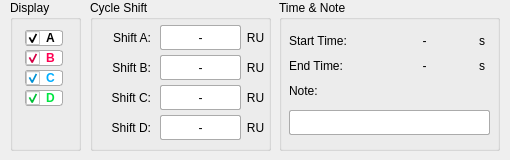
      <widget class="QFrame" name="frame_2">
       <property name="sizePolicy">
        <sizepolicy hsizetype="Fixed" vsizetype="Preferred">
         <horstretch>0</horstretch>
         <verstretch>0</verstretch>
        </sizepolicy>
       </property>
       <property name="minimumSize">
        <size>
         <width>500</width>
         <height>160</height>
        </size>
       </property>
       <property name="maximumSize">
        <size>
         <width>510</width>
         <height>160</height>
        </size>
       </property>
       <property name="font">
        <font>
         <family>Segoe UI</family>
         <pointsize>9</pointsize>
        </font>
       </property>
       <widget class="QFrame" name="curr_seg_box">
        <property name="geometry">
         <rect>
          <x>0</x>
          <y>0</y>
          <width>511</width>
          <height>160</height>
         </rect>
        </property>
        <property name="minimumSize">
         <size>
          <width>0</width>
          <height>160</height>
         </size>
        </property>
        <property name="maximumSize">
         <size>
          <width>16777215</width>
          <height>160</height>
         </size>
        </property>
        <widget class="QGroupBox" name="groupBox_2">
         <property name="geometry">
          <rect>
           <x>10</x>
           <y>0</y>
           <width>71</width>
           <height>151</height>
          </rect>
         </property>
         <property name="title">
          <string>Display</string>
         </property>
         <widget class="QCheckBox" name="SOI_A">
          <property name="geometry">
           <rect>
            <x>15</x>
            <y>30</y>
            <width>38</width>
            <height>16</height>
           </rect>
          </property>
          <property name="font">
           <font>
            <family>Segoe UI</family>
            <pointsize>9</pointsize>
            <bold>true</bold>
           </font>
          </property>
          <property name="styleSheet">
           <string notr="true">QCheckBox{
	color: black;
	background: white;
	border: 1px solid rgb(171, 171, 171); 
	border-radius: 3px;
}</string>
          </property>
          <property name="text">
           <string>A</string>
          </property>
          <property name="checked">
           <bool>true</bool>
          </property>
         </widget>
         <widget class="QCheckBox" name="SOI_B">
          <property name="geometry">
           <rect>
            <x>15</x>
            <y>50</y>
            <width>38</width>
            <height>16</height>
           </rect>
          </property>
          <property name="font">
           <font>
            <family>Segoe UI</family>
            <pointsize>9</pointsize>
            <bold>true</bold>
           </font>
          </property>
          <property name="styleSheet">
           <string notr="true">QCheckBox{
	color: rgb(255, 0, 81);
	background: white;
	border: 1px solid rgb(171, 171, 171); 
	border-radius: 3px;
}</string>
          </property>
          <property name="text">
           <string>B</string>
          </property>
          <property name="checked">
           <bool>true</bool>
          </property>
         </widget>
         <widget class="QCheckBox" name="SOI_C">
          <property name="geometry">
           <rect>
            <x>15</x>
            <y>70</y>
            <width>38</width>
            <height>16</height>
           </rect>
          </property>
          <property name="font">
           <font>
            <family>Segoe UI</family>
            <pointsize>9</pointsize>
            <bold>true</bold>
           </font>
          </property>
          <property name="styleSheet">
           <string notr="true">QCheckBox{
	color: rgb(0, 174, 255);
	background: white;
	border: 1px solid rgb(171, 171, 171); 
	border-radius: 3px;
}</string>
          </property>
          <property name="text">
           <string>C</string>
          </property>
          <property name="checked">
           <bool>true</bool>
          </property>
         </widget>
         <widget class="QCheckBox" name="SOI_D">
          <property name="geometry">
           <rect>
            <x>15</x>
            <y>90</y>
            <width>38</width>
            <height>16</height>
           </rect>
          </property>
          <property name="font">
           <font>
            <family>Segoe UI</family>
            <pointsize>9</pointsize>
            <bold>true</bold>
           </font>
          </property>
          <property name="styleSheet">
           <string notr="true">QCheckBox{
	color: rgb(0, 230, 65);
	border: 1px solid rgb(171, 171, 171); 
	background: white;
	border-radius: 3px;
}</string>
          </property>
          <property name="text">
           <string>D</string>
          </property>
          <property name="checked">
           <bool>true</bool>
          </property>
         </widget>
        </widget>
        <widget class="QGroupBox" name="groupBox_3">
         <property name="geometry">
          <rect>
           <x>90</x>
           <y>0</y>
           <width>181</width>
           <height>151</height>
          </rect>
         </property>
         <property name="title">
          <string>Cycle Shift</string>
         </property>
         <widget class="QLabel" name="unit_a">
          <property name="geometry">
           <rect>
            <x>150</x>
            <y>25</y>
            <width>31</width>
            <height>25</height>
           </rect>
          </property>
          <property name="text">
           <string>RU</string>
          </property>
          <property name="alignment">
           <set>Qt::AlignCenter</set>
          </property>
          <property name="margin">
           <number>2</number>
          </property>
         </widget>
         <widget class="QLabel" name="unit_b">
          <property name="geometry">
           <rect>
            <x>150</x>
            <y>55</y>
            <width>31</width>
            <height>25</height>
           </rect>
          </property>
          <property name="text">
           <string>RU</string>
          </property>
          <property name="alignment">
           <set>Qt::AlignCenter</set>
          </property>
          <property name="margin">
           <number>2</number>
          </property>
         </widget>
         <widget class="QLabel" name="unit_c">
          <property name="geometry">
           <rect>
            <x>150</x>
            <y>85</y>
            <width>31</width>
            <height>25</height>
           </rect>
          </property>
          <property name="text">
           <string>RU</string>
          </property>
          <property name="alignment">
           <set>Qt::AlignCenter</set>
          </property>
          <property name="margin">
           <number>2</number>
          </property>
         </widget>
         <widget class="QLabel" name="unit_d">
          <property name="geometry">
           <rect>
            <x>150</x>
            <y>115</y>
            <width>31</width>
            <height>25</height>
           </rect>
          </property>
          <property name="text">
           <string>RU</string>
          </property>
          <property name="alignment">
           <set>Qt::AlignCenter</set>
          </property>
          <property name="margin">
           <number>2</number>
          </property>
         </widget>
         <widget class="QLabel" name="shift_A">
          <property name="geometry">
           <rect>
            <x>70</x>
            <y>25</y>
            <width>81</width>
            <height>25</height>
           </rect>
          </property>
          <property name="font">
           <font>
            <family>Segoe UI</family>
            <pointsize>9</pointsize>
            <bold>false</bold>
           </font>
          </property>
          <property name="styleSheet">
           <string notr="true">background: white;
border: 1px solid rgb(171, 171, 171);
border-radius: 2px;</string>
          </property>
          <property name="text">
           <string>-</string>
          </property>
          <property name="alignment">
           <set>Qt::AlignCenter</set>
          </property>
         </widget>
         <widget class="QLabel" name="shift_B">
          <property name="geometry">
           <rect>
            <x>70</x>
            <y>55</y>
            <width>81</width>
            <height>25</height>
           </rect>
          </property>
          <property name="font">
           <font>
            <family>Segoe UI</family>
            <pointsize>9</pointsize>
           </font>
          </property>
          <property name="styleSheet">
           <string notr="true">background: white;
border: 1px solid rgb(171, 171, 171);
border-radius: 2px;</string>
          </property>
          <property name="text">
           <string>-</string>
          </property>
          <property name="alignment">
           <set>Qt::AlignCenter</set>
          </property>
         </widget>
         <widget class="QLabel" name="shift_C">
          <property name="geometry">
           <rect>
            <x>70</x>
            <y>85</y>
            <width>81</width>
            <height>25</height>
           </rect>
          </property>
          <property name="font">
           <font>
            <family>Segoe UI</family>
            <pointsize>9</pointsize>
           </font>
          </property>
          <property name="styleSheet">
           <string notr="true">background: white;
border: 1px solid rgb(171, 171, 171);
border-radius: 2px;</string>
          </property>
          <property name="text">
           <string>-</string>
          </property>
          <property name="alignment">
           <set>Qt::AlignCenter</set>
          </property>
         </widget>
         <widget class="QLabel" name="shift_D">
          <property name="geometry">
           <rect>
            <x>70</x>
            <y>115</y>
            <width>81</width>
            <height>25</height>
           </rect>
          </property>
          <property name="font">
           <font>
            <family>Segoe UI</family>
            <pointsize>9</pointsize>
           </font>
          </property>
          <property name="styleSheet">
           <string notr="true">background: white;
border: 1px solid rgb(171, 171, 171);
border-radius: 2px;</string>
          </property>
          <property name="text">
           <string>-</string>
          </property>
          <property name="alignment">
           <set>Qt::AlignCenter</set>
          </property>
         </widget>
         <widget class="QLabel" name="label_20">
          <property name="geometry">
           <rect>
            <x>10</x>
            <y>25</y>
            <width>51</width>
            <height>25</height>
           </rect>
          </property>
          <property name="text">
           <string>Shift A:</string>
          </property>
          <property name="alignment">
           <set>Qt::AlignRight|Qt::AlignTrailing|Qt::AlignVCenter</set>
          </property>
          <property name="margin">
           <number>2</number>
          </property>
         </widget>
         <widget class="QLabel" name="label_21">
          <property name="geometry">
           <rect>
            <x>10</x>
            <y>55</y>
            <width>51</width>
            <height>25</height>
           </rect>
          </property>
          <property name="text">
           <string>Shift B:</string>
          </property>
          <property name="alignment">
           <set>Qt::AlignRight|Qt::AlignTrailing|Qt::AlignVCenter</set>
          </property>
          <property name="margin">
           <number>2</number>
          </property>
         </widget>
         <widget class="QLabel" name="label_22">
          <property name="geometry">
           <rect>
            <x>10</x>
            <y>85</y>
            <width>51</width>
            <height>25</height>
           </rect>
          </property>
          <property name="text">
           <string>Shift C:</string>
          </property>
          <property name="alignment">
           <set>Qt::AlignRight|Qt::AlignTrailing|Qt::AlignVCenter</set>
          </property>
          <property name="margin">
           <number>2</number>
          </property>
         </widget>
         <widget class="QLabel" name="label_23">
          <property name="geometry">
           <rect>
            <x>10</x>
            <y>115</y>
            <width>51</width>
            <height>25</height>
           </rect>
          </property>
          <property name="text">
           <string>Shift D:</string>
          </property>
          <property name="alignment">
           <set>Qt::AlignRight|Qt::AlignTrailing|Qt::AlignVCenter</set>
          </property>
          <property name="margin">
           <number>2</number>
          </property>
         </widget>
        </widget>
        <widget class="QGroupBox" name="groupBox_4">
         <property name="geometry">
          <rect>
           <x>279</x>
           <y>0</y>
           <width>221</width>
           <height>151</height>
          </rect>
         </property>
         <property name="title">
          <string>Time &amp;&amp; Note</string>
         </property>
         <widget class="QLineEdit" name="current_note">
          <property name="enabled">
           <bool>true</bool>
          </property>
          <property name="geometry">
           <rect>
            <x>10</x>
            <y>110</y>
            <width>201</width>
            <height>25</height>
           </rect>
          </property>
          <property name="sizePolicy">
           <sizepolicy hsizetype="Fixed" vsizetype="Fixed">
            <horstretch>0</horstretch>
            <verstretch>0</verstretch>
           </sizepolicy>
          </property>
          <property name="font">
           <font>
            <family>Segoe UI</family>
            <pointsize>9</pointsize>
           </font>
          </property>
          <property name="focusPolicy">
           <enum>Qt::ClickFocus</enum>
          </property>
          <property name="styleSheet">
           <string notr="true">
QLineEdit {
		background-color: white;
		border: 1px solid rgb(171, 171, 171);
		border-radius: 2px;

}

QLineEdit:focus{
	background-color: rgb(240, 255, 245);
	border: 1px solid rgb(171, 171, 171);
	border-radius: 2px;
}</string>
          </property>
          <property name="text">
           <string/>
          </property>
         </widget>
         <widget class="QLabel" name="end_time">
          <property name="geometry">
           <rect>
            <x>100</x>
            <y>55</y>
            <width>91</width>
            <height>21</height>
           </rect>
          </property>
          <property name="styleSheet">
           <string notr="true"/>
          </property>
          <property name="text">
           <string>-</string>
          </property>
          <property name="alignment">
           <set>Qt::AlignCenter</set>
          </property>
         </widget>
         <widget class="QLabel" name="label_2">
          <property name="geometry">
           <rect>
            <x>200</x>
            <y>55</y>
            <width>20</width>
            <height>21</height>
           </rect>
          </property>
          <property name="text">
           <string>s</string>
          </property>
         </widget>
         <widget class="QLabel" name="start_time">
          <property name="geometry">
           <rect>
            <x>100</x>
            <y>30</y>
            <width>91</width>
            <height>21</height>
           </rect>
          </property>
          <property name="styleSheet">
           <string notr="true"/>
          </property>
          <property name="frameShadow">
           <enum>QFrame::Raised</enum>
          </property>
          <property name="lineWidth">
           <number>0</number>
          </property>
          <property name="text">
           <string>-</string>
          </property>
          <property name="alignment">
           <set>Qt::AlignCenter</set>
          </property>
         </widget>
         <widget class="QLabel" name="label">
          <property name="geometry">
           <rect>
            <x>200</x>
            <y>30</y>
            <width>21</width>
            <height>21</height>
           </rect>
          </property>
          <property name="text">
           <string>s</string>
          </property>
         </widget>
         <widget class="QLabel" name="label_13">
          <property name="geometry">
           <rect>
            <x>10</x>
            <y>80</y>
            <width>41</width>
            <height>21</height>
           </rect>
          </property>
          <property name="text">
           <string>Note:</string>
          </property>
          <property name="alignment">
           <set>Qt::AlignLeading|Qt::AlignLeft|Qt::AlignVCenter</set>
          </property>
          <property name="margin">
           <number>2</number>
          </property>
         </widget>
         <widget class="QLabel" name="label_12">
          <property name="geometry">
           <rect>
            <x>10</x>
            <y>55</y>
            <width>81</width>
            <height>21</height>
           </rect>
          </property>
          <property name="text">
           <string>End Time:</string>
          </property>
          <property name="alignment">
           <set>Qt::AlignLeading|Qt::AlignLeft|Qt::AlignVCenter</set>
          </property>
          <property name="margin">
           <number>2</number>
          </property>
         </widget>
         <widget class="QLabel" name="label_11">
          <property name="geometry">
           <rect>
            <x>10</x>
            <y>30</y>
            <width>81</width>
            <height>21</height>
           </rect>
          </property>
          <property name="text">
           <string>Start Time:</string>
          </property>
          <property name="alignment">
           <set>Qt::AlignLeading|Qt::AlignLeft|Qt::AlignVCenter</set>
          </property>
          <property name="margin">
           <number>2</number>
          </property>
         </widget>
        </widget>
       </widget>
      </widget>
